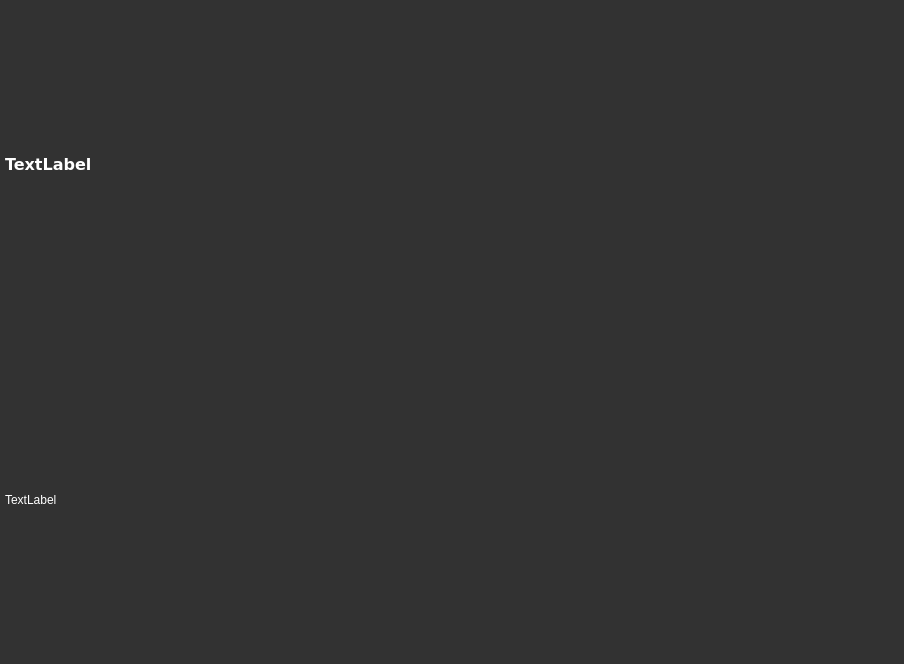
<?xml version="1.0" encoding="UTF-8"?>
<ui version="4.0">
 <class>version_graph</class>
 <widget class="QWidget" name="version_graph">
  <property name="geometry">
   <rect>
    <x>0</x>
    <y>0</y>
    <width>904</width>
    <height>664</height>
   </rect>
  </property>
  <property name="windowTitle">
   <string>Version Graph</string>
  </property>
  <property name="styleSheet">
   <string notr="true">background-color: rgb(50, 50, 50);</string>
  </property>
  <layout class="QVBoxLayout" name="verticalLayout_2">
   <property name="margin">
    <number>0</number>
   </property>
   <item>
    <layout class="QVBoxLayout" name="verticalLayout" stretch="0,1">
     <property name="bottomMargin">
      <number>0</number>
     </property>
     <item>
      <layout class="QHBoxLayout" name="horizontalLayout" stretch="0,0">
       <property name="leftMargin">
        <number>5</number>
       </property>
       <property name="rightMargin">
        <number>5</number>
       </property>
       <item>
        <layout class="QVBoxLayout" name="verticalLayout_3">
         <property name="spacing">
          <number>-1</number>
         </property>
         <item>
          <widget class="QLabel" name="version_name_label">
           <property name="font">
            <font>
             <family>DejaVu Sans</family>
             <pointsize>12</pointsize>
             <weight>75</weight>
             <italic>false</italic>
             <bold>true</bold>
            </font>
           </property>
           <property name="styleSheet">
            <string notr="true">color: rgb(255, 255, 255);</string>
           </property>
           <property name="text">
            <string>TextLabel</string>
           </property>
          </widget>
         </item>
         <item>
          <widget class="QLabel" name="version_info_label">
           <property name="font">
            <font>
             <pointsize>9</pointsize>
            </font>
           </property>
           <property name="styleSheet">
            <string notr="true">color: rgb(255, 255, 255);</string>
           </property>
           <property name="text">
            <string>TextLabel</string>
           </property>
          </widget>
         </item>
        </layout>
       </item>
       <item>
        <spacer name="horizontalSpacer">
         <property name="orientation">
          <enum>Qt::Horizontal</enum>
         </property>
         <property name="sizeHint" stdset="0">
          <size>
           <width>40</width>
           <height>20</height>
          </size>
         </property>
        </spacer>
       </item>
      </layout>
     </item>
     <item>
      <layout class="QVBoxLayout" name="view_layout"/>
     </item>
    </layout>
   </item>
  </layout>
 </widget>
 <resources/>
 <connections/>
</ui>
